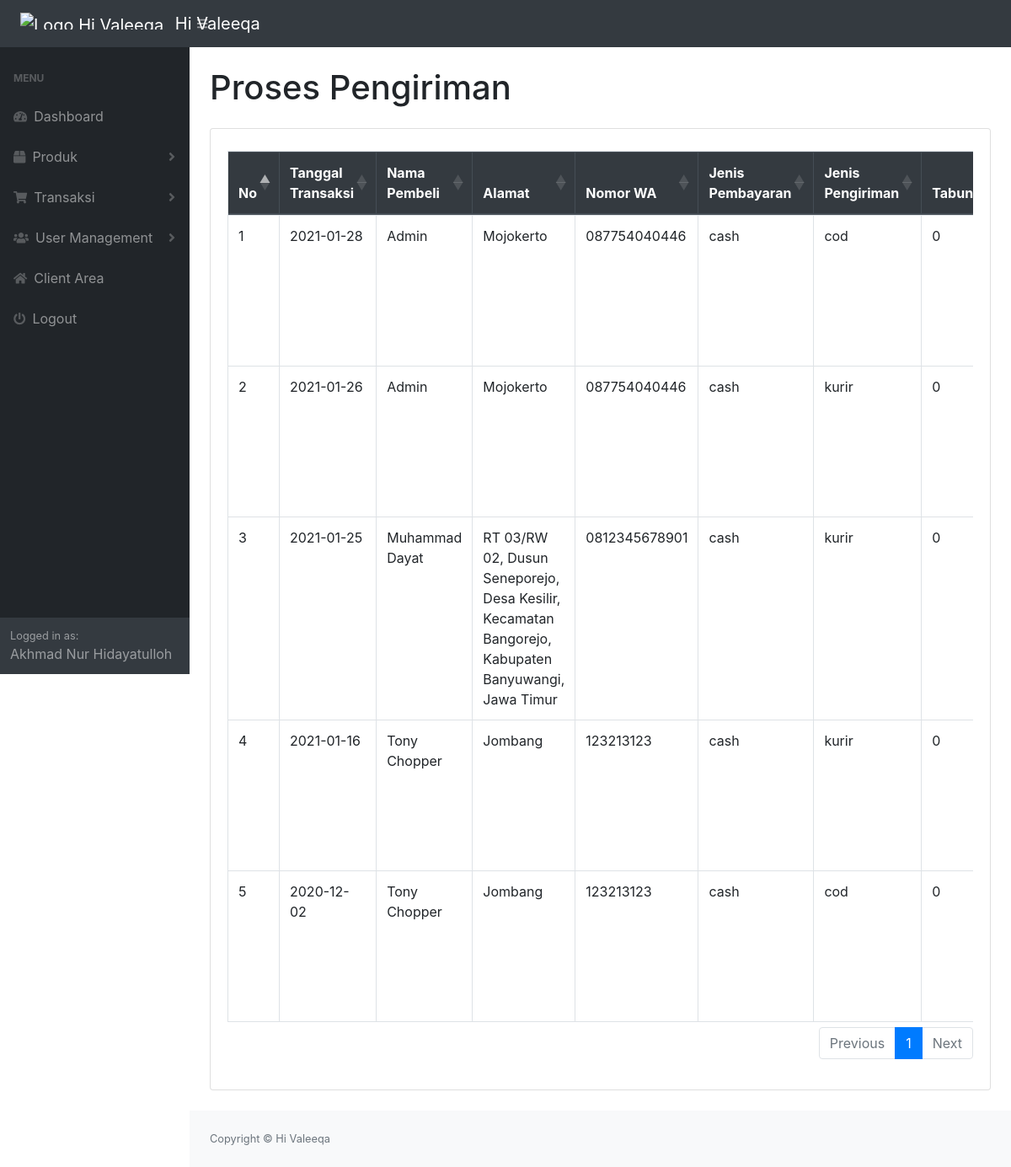
/admin/dist/proses-pengiriman.php (signed in), run on the app's committed database.
### tables this page shows
CREATE TABLE `transaksi` (
  `id_transaksi` int(11) NOT NULL,
  `id_user` int(11) NOT NULL,
  `jenis_pembayaran` varchar(15) NOT NULL,
  `jenis_pengiriman` varchar(15) NOT NULL,
  `tanggal_transaksi` date NOT NULL,
  `tabungan` int(11) NOT NULL,
  `total` int(11) NOT NULL,
  `status` varchar(15) NOT NULL,
  `resi` varchar(15) NOT NULL
);

CREATE TABLE `user` (
  `id_user` int(11) NOT NULL,
  `email` varchar(50) NOT NULL,
  `pass` varchar(50) NOT NULL,
  `nama` varchar(50) NOT NULL,
  `jenis_kelamin` varchar(1) NOT NULL,
  `alamat` text NOT NULL,
  `nomor_wa` varchar(15) NOT NULL,
  `level` int(1) NOT NULL,
  `lupa_password` varchar(5) NOT NULL
);

### admin/dist/proses-pengiriman.php (the view, shortened to what this page needs)
<?php include "sidebar.php" ?>
    <?php require_once "connection.php"; ?>
    <div class="container-fluid">
        <h1 class="my-4">Proses Pengiriman</h1>
        <div class="card mb-4">
            <div class="card-body">
                <div class="table-responsive">
                    <table class="table table-bordered" id="dataTable">
                        <thead class="thead-dark">
                            <tr>
                                <th>No</th>
                                <th>Tanggal Transaksi</th>
                                <th>Nama Pembeli</th>
                                <th>Alamat</th>
                                <th>Nomor WA</th>
                                <th>Jenis Pembayaran</th>
                                <th>Jenis Pengiriman</th>
                                <th>Tabungan</th>
                            </tr>
                        </thead>
                        <?php
                            $sql = "SELECT * from transaksi inner join user on transaksi.id_user = user.id_user where status='proses kirim' order by tanggal_transaksi desc";
                            $query = mysqli_query($conn, $sql);
                            $batas = 10;
                            $halaman = isset($_GET["halaman"]) ? $_GET["halaman"]: 1;
                            $halaman_awal = $halaman>1 ? ($halaman * $batas) - $batas : 0;
                            $next = $halaman + 1;
                            $previous = $halaman - 1;
                            $total_data = mysqli_num_rows($query);
                            $total_halaman = ceil($total_data / $batas);
                            $nomor = $halaman_awal + 1;
                            $sql = $sql." LIMIT $halaman_awal, $batas";
                            $query = mysqli_query($conn, $sql);
                            while($data = mysqli_fetch_array($query)){
                        ?>
                                <tr>
                                    <td><?php echo $nomor; ?></td>
                                    <td><?php echo $data["tanggal_transaksi"]; ?></td>
                                    <td><?php echo $data["nama"]; ?></td>
                                    <td><?php echo $data["alamat"]; ?></td>
                                    <td><?php echo $data["nomor_wa"]; ?></td>
                                    <td><?php echo $data["jenis_pembayaran"]; ?></td>
                                    <td><?php echo $data["jenis_pengiriman"]; ?></td>
                                    <td><?php echo $data["tabungan"]; ?></td>
                                </tr>
                        <?php
                                $nomor++;
                            }
                        ?>
                    </table>
                    <nav>
                        <ul class="pagination justify-content-end">
                            <?php
                                if($halaman == 1){
                                    echo "<li class='page-item disabled'><a class='page-link' href='#'>Previous</a></li>";
                                }else{
                                    echo "<li class='page-item'><a class='page-link' href='proses-pengiriman.php?halaman=$previous'>Previous</a></li>";
                                }
                            ?>
                            <?php
                                for($i=1; $i<=$total_halaman; $i++){
                                    if($halaman == $i){
                                        echo "<li class='page-item active'><a class='page-link' href='proses-pengiriman.php?halaman=$i'>$i</a></li>";
                                    }else{
                                        echo "<li class='page-item'><a class='page-link' href='proses-pengiriman.php?halaman=$i'>$i</a></li>";
                                    }
                                }
                            ?>
                            <?php
                                if($halaman == $total_halaman){
                                    echo "<li class='page-item disabled'><a class='page-link' href='#'>Next</a></li>";
                                }else{
                                    echo "<li class='page-item'><a class='page-link' href='proses-pengiriman.php?halaman=$next'>Next</a></li>";
                                }
                            ?>
                        </ul>
                    </nav>
                </div>
            </div>
        </div>
    </div>
<?php include "footer.php"; ?>

### data on the page
transaksi: tanggal_transaksi "2021-01-28", id_user.nama "Admin", id_user.alamat "Mojokerto", id_user.nomor_wa "087754040446", jenis_pembayaran "cash", jenis_pengiriman "cod", tabungan "0"
transaksi: tanggal_transaksi "2021-01-26", id_user.nama "Admin", id_user.alamat "Mojokerto", id_user.nomor_wa "087754040446", jenis_pembayaran "cash", jenis_pengiriman "kurir", tabungan "0"
transaksi: tanggal_transaksi "2021-01-25", id_user.nama "Muhammad Dayat", id_user.alamat "RT 03/RW 02, Dusun Seneporejo, Desa Kesilir, Kecamatan Bangorejo, Kabupaten Banyuwangi, Jawa Timur", id_user.nomor_wa "0812345678901", jenis_pembayaran "cash", jenis_pengiriman "kurir", tabungan "0"
transaksi: tanggal_transaksi "2021-01-16", id_user.nama "Tony Chopper", id_user.alamat "Jombang", id_user.nomor_wa "123213123", jenis_pembayaran "cash", jenis_pengiriman "kurir", tabungan "0"
transaksi: tanggal_transaksi "2020-12-02", id_user.nama "Tony Chopper", id_user.alamat "Jombang", id_user.nomor_wa "123213123", jenis_pembayaran "cash", jenis_pengiriman "cod", tabungan "0"

### other printed values
$_SESSION["nama"] "Akhmad Nur Hidayatulloh"
